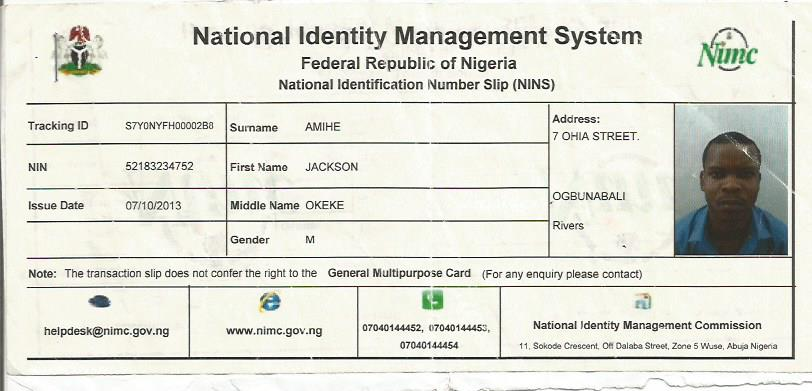
#> input picture slip1.jpg, 812 x 391 px
$ python morph_interactive.py slip1.jpg
#> lines starting #> are read from the running program, lines starting #| are printed output that depends on the picture
### common.py
#!/usr/bin/env python

'''
This module contains some common routines used by other samples.
'''

# Python 2/3 compatibility
from __future__ import print_function
import sys
PY3 = sys.version_info[0] == 3

if PY3:
    from functools import reduce

import numpy as np
import cv2 as cv

# built-in modules
import os
import itertools as it
from contextlib import contextmanager

image_extensions = ['.bmp', '.jpg', '.jpeg', '.png', '.tif', '.tiff', '.pbm', '.pgm', '.ppm']

class Bunch(object):
    def __init__(self, **kw):
        self.__dict__.update(kw)
    def __str__(self):
        return str(self.__dict__)

# [4 lines left out: function splitfn, not called in this run]

def anorm2(a):
    return (a*a).sum(-1)
def anorm(a):
    return np.sqrt( anorm2(a) )

# [39 lines left out: functions homotrans, to_rect, rect2rect_mtx, lookat, mtx2rvec, not called in this run]

def draw_str(dst, target, s):
    x, y = target
    cv.putText(dst, s, (x+1, y+1), cv.FONT_HERSHEY_PLAIN, 1.0, (0, 0, 0), thickness = 2, lineType=cv.LINE_AA)
    cv.putText(dst, s, (x, y), cv.FONT_HERSHEY_PLAIN, 1.0, (255, 255, 255), lineType=cv.LINE_AA)

class Sketcher:
    # [8 lines left out: function __init__, not called in this run]

    def show(self):
        cv.imshow(self.windowname, self.dests[0])

    # [13 lines left out: function on_mouse, not called in this run]


# palette data from matplotlib/_cm.py
_jet_data =   {'red':   ((0., 0, 0), (0.35, 0, 0), (0.66, 1, 1), (0.89,1, 1),
                         (1, 0.5, 0.5)),
               'green': ((0., 0, 0), (0.125,0, 0), (0.375,1, 1), (0.64,1, 1),
                         (0.91,0,0), (1, 0, 0)),
               'blue':  ((0., 0.5, 0.5), (0.11, 1, 1), (0.34, 1, 1), (0.65,0, 0),
                         (1, 0, 0))}

cmap_data = { 'jet' : _jet_data }

# [14 lines left out: function make_cmap, not called in this run]

def nothing(*arg, **kw):
    pass

def clock():
    return cv.getTickCount() / cv.getTickFrequency()

# [8 lines left out: function Timer, not called in this run]

class StatValue:
    def __init__(self, smooth_coef = 0.5):
        self.value = None
        self.smooth_coef = smooth_coef
    # [6 lines left out: function update, not called in this run]

class RectSelector:
    # [31 lines left out: functions __init__, onmouse, draw, not called in this run]
    @property
    def dragging(self):
        return self.drag_rect is not None


# [23 lines left out: functions grouper, mosaic, not called in this run]

def getsize(img):
    h, w = img.shape[:2]
    return w, h

def mdot(*args):
    return reduce(np.dot, args)

# [4 lines left out: function draw_keypoints, not called in this run]

### morph_interactive.py
#!/usr/bin/env python

'''
Used to Morph Images, migrated from Python 2 to Python 3

Morphology operations.
Usage:
  crop_morphology_p3.py [<image>]
Keys:
  1   - change operation
  2   - change structure element shape
  ESC - exit
'''

# Python 2/3 compatibility
from __future__ import print_function
import sys
PY3 = sys.version_info[0] == 3

import numpy as np
import cv2 as cv


if __name__ == '__main__':
    print(__doc__)

    import sys
    from itertools import cycle
    from common import draw_str

    try:
        fn = sys.argv[1]
    except:
        fn = '../data/baboon.jpg'

    img = cv.imread(fn)
#> img is the input picture: shape (391, 812, 3); mean B, G, R 215.2, 224.8, 223.9

    if img is None:
        print('Failed to load image file:', fn)
        sys.exit(1)

    cv.imshow('original', img)

    modes = cycle(['erode/dilate', 'open/close', 'blackhat/tophat', 'gradient'])
    str_modes = cycle(['ellipse', 'rect', 'cross'])

    if PY3:
        cur_mode = next(modes)
        cur_str_mode = next(str_modes)
    else:
        cur_mode = modes.next()
        cur_str_mode = str_modes.next()

    def update(dummy=None):
        sz = cv.getTrackbarPos('op/size', 'morphology')
        iters = cv.getTrackbarPos('iters', 'morphology')
        opers = cur_mode.split('/')
        if len(opers) > 1:
            sz = sz - 10
            op = opers[sz > 0]
            sz = abs(sz)
        else:
            op = opers[0]
        sz = sz*2+1

        str_name = 'MORPH_' + cur_str_mode.upper()
        oper_name = 'MORPH_' + op.upper()
        st = cv.getStructuringElement(getattr(cv, str_name), (sz, sz))
        res = cv.morphologyEx(img, getattr(cv, oper_name), st, iterations=iters)
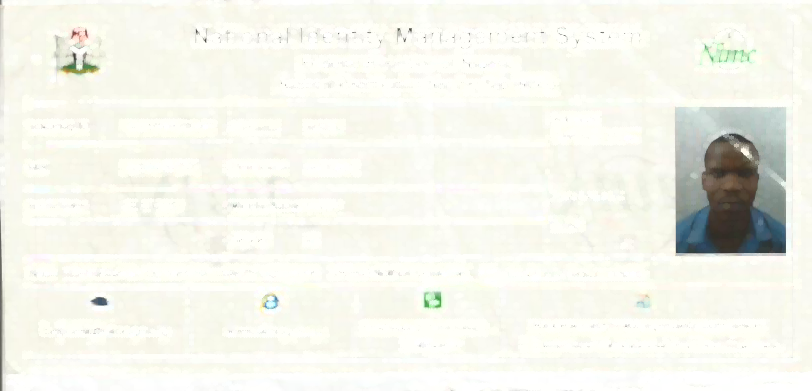
#> res: shape (391, 812, 3); mean B, G, R 235.5, 244.3, 243.7

        draw_str(res, (10, 20), 'mode: ' + cur_mode)
        draw_str(res, (10, 40), 'operation: ' + oper_name)
        draw_str(res, (10, 60), 'structure: ' + str_name)
        draw_str(res, (10, 80), 'ksize: %d  iters: %d' % (sz, iters))
#> call 4 of draw_str, with target = (10, 80), s = 'ksize: 5  iters: 1'
#> in draw_str (call 4), `cv.putText(dst, s, (x, y), cv.FONT_HERSHEY_PLAIN, 1.0, (255, 255, 255)..`:
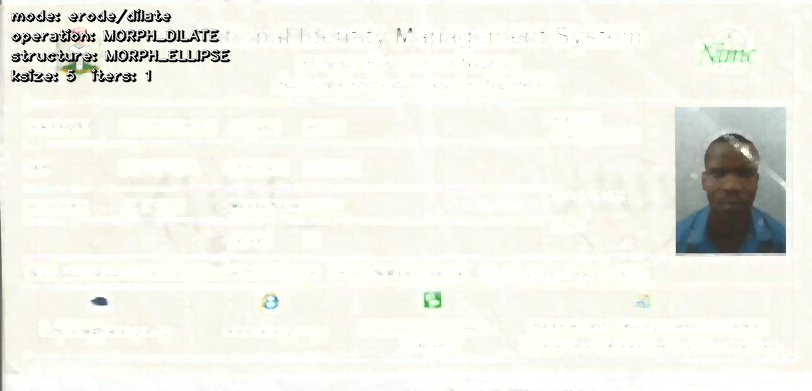
#> dst: shape (391, 812, 3); mean B, G, R 233.2, 241.8, 241.1
        cv.imshow('morphology', res)

    cv.namedWindow('morphology')
    cv.createTrackbar('op/size', 'morphology', 12, 20, update)
    cv.createTrackbar('iters', 'morphology', 1, 10, update)
    update()
    while True:
        ch = cv.waitKey()
#> (key Esc is pressed here)
        if ch == 27:
            break
        if ch == ord('1'):
            if PY3:
                cur_mode = next(modes)
            else:
                cur_mode = modes.next()
        if ch == ord('2'):
            if PY3:
                cur_str_mode = next(str_modes)
            else:
                cur_str_mode = str_modes.next()
        update()
    cv.destroyAllWindows()
